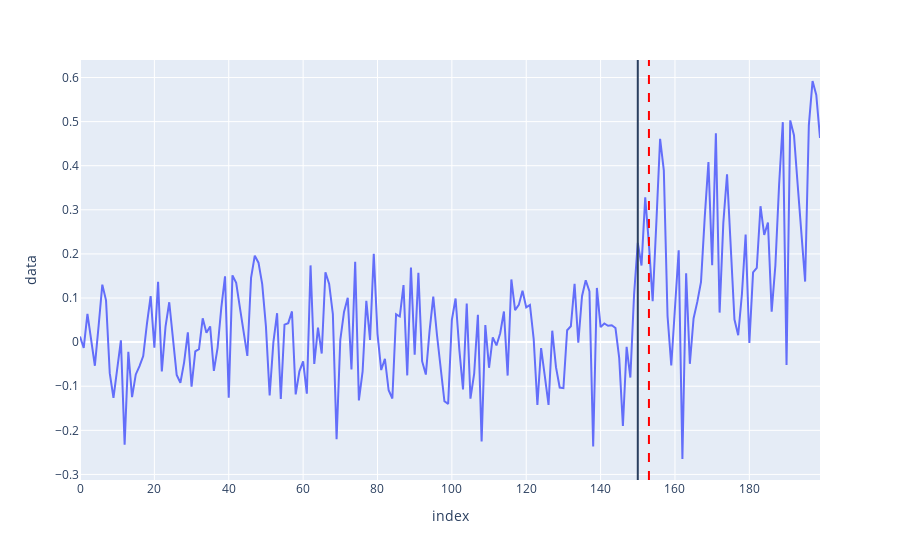

This figure's notebook cell:
### Markdown cell above
You can see we have created a time series above that has a very clear changepoint at the 150th data point. Below we will graph the time series, the changepoint, and our algorithms detected changepoint.

### Code cell
events = df.with_row_count().filter(pl.col("cusum_event") == 1)["row_nr"].to_list()
fig = px.line(df, y="data")
fig.add_vline(150)
for e in events:
    fig.add_vline(e, line_dash="dash", line_color="red")
fig.show()

### Figure 1 — Plotly figure (JSON) as saved in the notebook; plotly's stock layout.template omitted (floating-point values rounded to 4 significant figures; data arrays with more than 128 entries replaced by an {"elided": "..."} marker saying what was removed)
{"data": [{"hovertemplate": "index=%{x}<br>data=%{y}<extra></extra>", "legendgroup": "", "line": {"color": "#636efa", "dash": "solid"}, "marker": {"symbol": "circle"}, "mode": "lines", "name": "", "orientation": "v", "showlegend": false, "type": "scatter", "x": {"elided": "200 int values"}, "xaxis": "x", "y": {"elided": "200 float values"}, "yaxis": "y"}], "layout": {"autosize": true, "legend": {"tracegroupgap": 0}, "margin": {"t": 60}, "shapes": [{"type": "line", "x0": 150, "x1": 150, "xref": "x", "y0": 0, "y1": 1, "yref": "y domain"}, {"line": {"color": "red", "dash": "dash"}, "type": "line", "x0": 153, "x1": 153, "xref": "x", "y0": 0, "y1": 1, "yref": "y domain"}], "xaxis": {"anchor": "y", "autorange": true, "domain": [0, 1], "range": [0, 199], "title": {"text": "index"}, "type": "linear"}, "yaxis": {"anchor": "x", "autorange": true, "domain": [0, 1], "range": [-0.3126, 0.6397], "title": {"text": "data"}, "type": "linear"}}}
